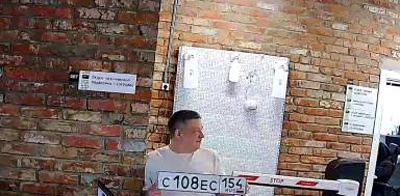
#> input picture tests/fixtures/plate_crop.jpg, 400 x 196 px
$ python -i preprocess.py   (imports and definitions only)   (older library calls are emulated)
#> lines starting #> are read from the running program, lines starting #| are printed output that depends on the picture
#> further down, picture is the input picture: shape (196, 400, 3); mean B, G, R 112.8, 121, 137.3
from __future__ import annotations


# [27 lines left out: function pad_box, not called in this run]


def clahe_bgr(frame):
    import cv2

    lab = cv2.cvtColor(frame, cv2.COLOR_BGR2LAB)
#> lab: shape (196, 400, 3); mean of channels 0, 1, 2 130.2, 133.8, 135.5
    light, a_ch, b_ch = cv2.split(lab)
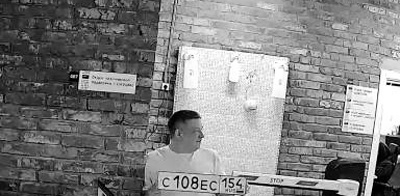
#> light: shape (196, 400); min 0, max 255, mean 130.2
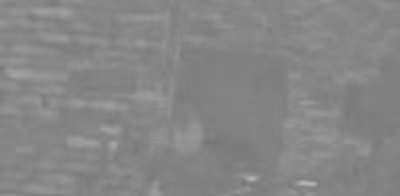
#> a_ch: shape (196, 400); min 117, max 180, mean 133.8
    clahe = cv2.createCLAHE(clipLimit=2.0, tileGridSize=(8, 8))
    light = clahe.apply(light)
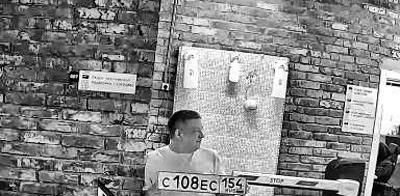
#> light: shape (196, 400); min 0, max 255, mean 134.2
    return cv2.cvtColor(cv2.merge((light, a_ch, b_ch)), cv2.COLOR_LAB2BGR)
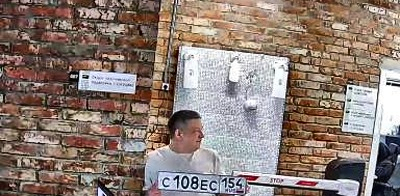
#> returned value: shape (196, 400, 3); mean B, G, R 116.4, 124.7, 141.2


# [170 lines left out: functions clahe_gray, gray_plate_masks, sharpen, upscale_min_height, add_ocr_border, prepare_plate_crop and 3 more, not called in this run]

>>> import cv2
>>> picture = cv2.imread('../tests/fixtures/plate_crop.jpg')
>>> result = clahe_bgr(picture)
